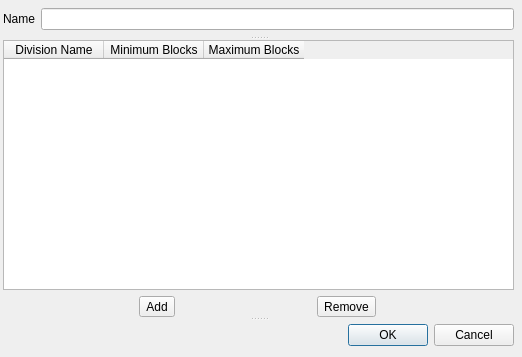
<?xml version="1.0" encoding="UTF-8"?>
<ui version="4.0">
 <class>Dialog</class>
 <widget class="QDialog" name="Dialog">
  <property name="geometry">
   <rect>
    <x>0</x>
    <y>0</y>
    <width>522</width>
    <height>357</height>
   </rect>
  </property>
  <property name="windowTitle">
   <string>Dialog</string>
  </property>
  <property name="modal">
   <bool>true</bool>
  </property>
  <widget class="QSplitter" name="splitter">
   <property name="geometry">
    <rect>
     <x>3</x>
     <y>8</y>
     <width>511</width>
     <height>341</height>
    </rect>
   </property>
   <property name="orientation">
    <enum>Qt::Vertical</enum>
   </property>
   <widget class="QWidget" name="">
    <layout class="QFormLayout" name="formLayout">
     <item row="0" column="0">
      <widget class="QLabel" name="nameLabel">
       <property name="text">
        <string>Name</string>
       </property>
      </widget>
     </item>
     <item row="0" column="1">
      <widget class="QLineEdit" name="nameLineEdit"/>
     </item>
    </layout>
   </widget>
   <widget class="QWidget" name="">
    <layout class="QVBoxLayout" name="verticalLayout">
     <item>
      <widget class="QTableWidget" name="divisionTable">
       <column>
        <property name="text">
         <string>Division Name</string>
        </property>
       </column>
       <column>
        <property name="text">
         <string>Minimum Blocks</string>
        </property>
       </column>
       <column>
        <property name="text">
         <string>Maximum Blocks</string>
        </property>
       </column>
      </widget>
     </item>
     <item>
      <layout class="QHBoxLayout" name="horizontalLayout">
       <item>
        <widget class="QToolButton" name="addButton">
         <property name="toolTip">
          <string>&lt;html&gt;&lt;head/&gt;&lt;body&gt;&lt;p&gt;Add a new division...&lt;/p&gt;&lt;/body&gt;&lt;/html&gt;</string>
         </property>
         <property name="text">
          <string>Add</string>
         </property>
        </widget>
       </item>
       <item>
        <widget class="QToolButton" name="removeButton">
         <property name="toolTip">
          <string>&lt;html&gt;&lt;head/&gt;&lt;body&gt;&lt;p&gt;Remove selected division...&lt;/p&gt;&lt;/body&gt;&lt;/html&gt;</string>
         </property>
         <property name="text">
          <string>Remove</string>
         </property>
        </widget>
       </item>
      </layout>
     </item>
    </layout>
   </widget>
   <widget class="QDialogButtonBox" name="dialogButtonBox">
    <property name="orientation">
     <enum>Qt::Horizontal</enum>
    </property>
    <property name="standardButtons">
     <set>QDialogButtonBox::Cancel|QDialogButtonBox::Ok</set>
    </property>
   </widget>
  </widget>
  <action name="actionAddDivision">
   <property name="text">
    <string>Add</string>
   </property>
   <property name="toolTip">
    <string>Add new division...</string>
   </property>
  </action>
  <action name="actionRemoveDivision">
   <property name="text">
    <string>Remove</string>
   </property>
   <property name="toolTip">
    <string>Remove selected division...</string>
   </property>
   <property name="shortcut">
    <string>Del</string>
   </property>
  </action>
 </widget>
 <resources/>
 <connections>
  <connection>
   <sender>dialogButtonBox</sender>
   <signal>accepted()</signal>
   <receiver>Dialog</receiver>
   <slot>accept()</slot>
   <hints>
    <hint type="sourcelabel">
     <x>248</x>
     <y>254</y>
    </hint>
    <hint type="destinationlabel">
     <x>157</x>
     <y>274</y>
    </hint>
   </hints>
  </connection>
  <connection>
   <sender>dialogButtonBox</sender>
   <signal>rejected()</signal>
   <receiver>Dialog</receiver>
   <slot>reject()</slot>
   <hints>
    <hint type="sourcelabel">
     <x>316</x>
     <y>260</y>
    </hint>
    <hint type="destinationlabel">
     <x>286</x>
     <y>274</y>
    </hint>
   </hints>
  </connection>
 </connections>
</ui>
